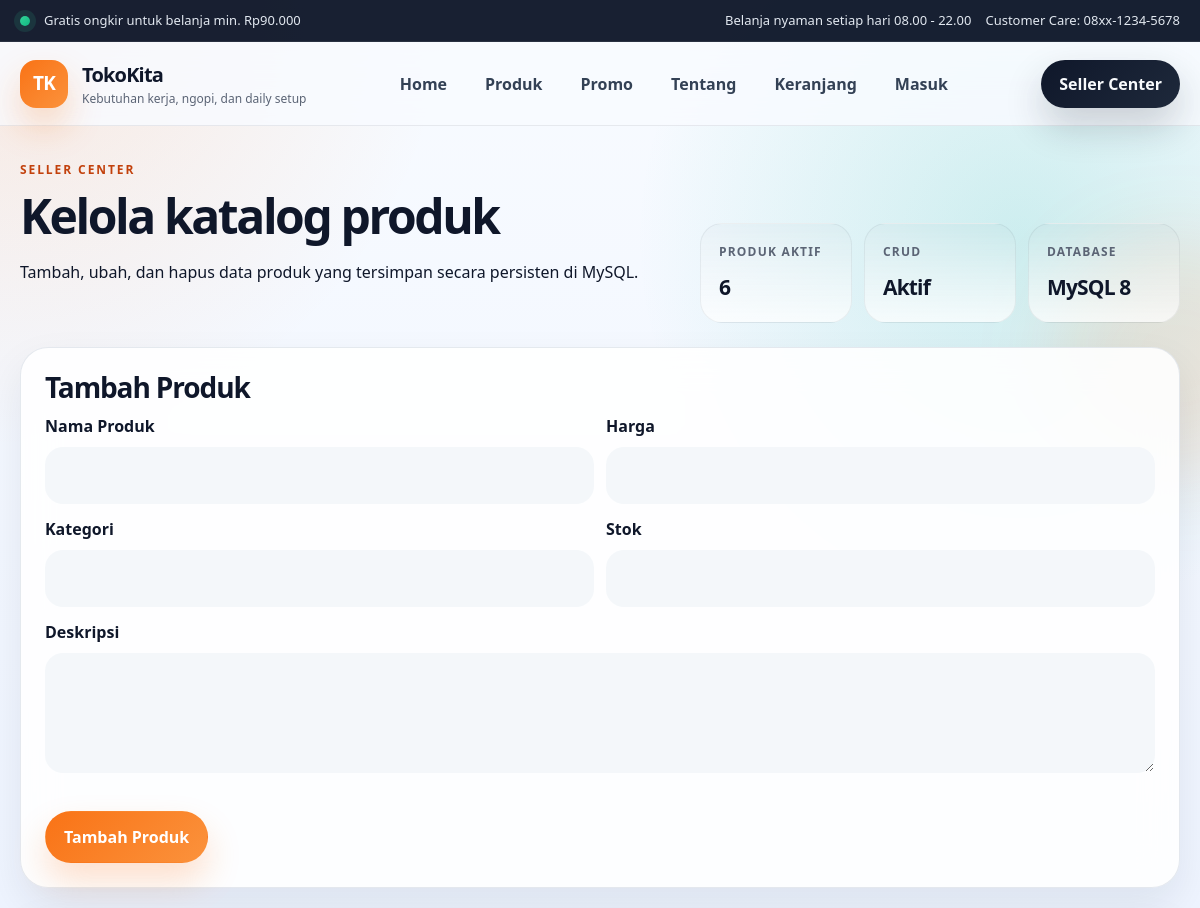
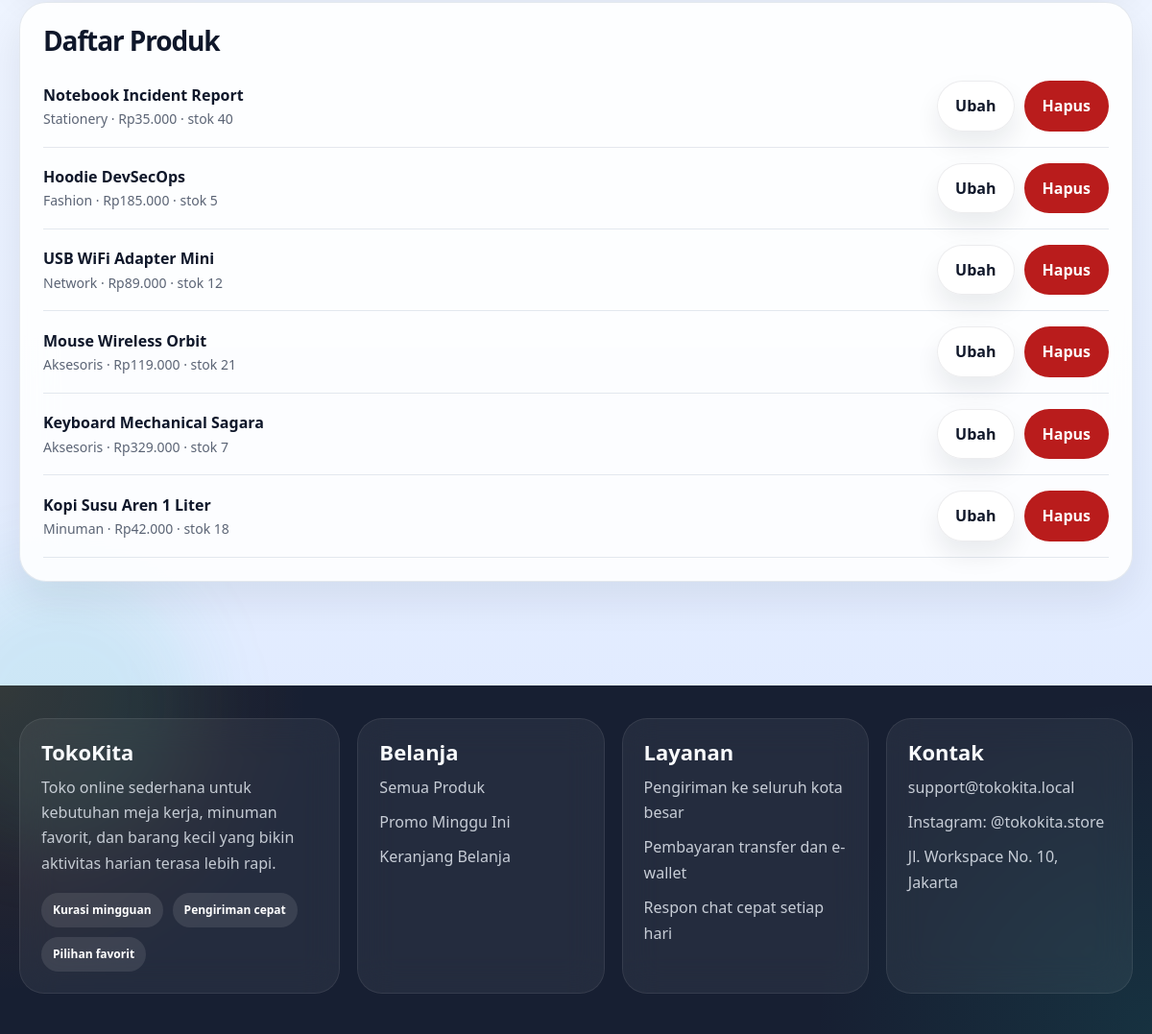
The app's page /admin.php with its own data (2 pictures, top to bottom).
### tables this page shows
CREATE TABLE IF NOT EXISTS products (
    id INT UNSIGNED AUTO_INCREMENT PRIMARY KEY,
    name VARCHAR(150) NOT NULL,
    price DECIMAL(12, 2) UNSIGNED NOT NULL,
    category VARCHAR(100) NOT NULL,
    stock INT UNSIGNED NOT NULL DEFAULT 0,
    description TEXT NOT NULL,
    created_at TIMESTAMP NOT NULL DEFAULT CURRENT_TIMESTAMP,
    updated_at TIMESTAMP NOT NULL DEFAULT CURRENT_TIMESTAMP ON UPDATE CURRENT_TIMESTAMP
);

### src/config/products.php (called while the page is built, shortened)
<?php
function format_rupiah(float $number): string { return 'Rp' . number_format($number, 0, ',', '.'); }

### src/admin.php (the view, shortened to what this page needs)
<?php
require_once __DIR__ . '/config/products.php';
$page_title = 'Seller Center'; $errors = []; $message = ''; $form = ['id' => '', 'name' => '', 'price' => '', 'category' => '', 'stock' => '', 'description' => ''];
try {
    $pdo = database();
    $products = $pdo->query('SELECT id, name, price, category, stock, description FROM products ORDER BY id DESC')->fetchAll();
} catch (RuntimeException|PDOException $exception) { $products = []; $database_error = 'Operasi database belum tersedia. Pastikan service db sehat.'; }
include __DIR__ . '/header.php';
?>
<main class="wrap page"><section class="page-hero"><div class="page-title"><p class="eyebrow">Seller Center</p><h1>Kelola katalog produk</h1><p>Tambah, ubah, dan hapus data produk yang tersimpan secara persisten di MySQL.</p></div><div class="hero-metrics compact"><div class="metric-tile"><span>Produk aktif</span><strong><?= count($products) ?></strong></div><div class="metric-tile"><span>CRUD</span><strong>Aktif</strong></div><div class="metric-tile"><span>Database</span><strong>MySQL 8</strong></div></div></section>
<section class="panel admin-form"><h2><?= $form['id'] ? 'Ubah Produk' : 'Tambah Produk' ?></h2><form method="POST" class="form-grid product-form"><label>Nama Produk<input name="name" value="<?= htmlspecialchars((string) $form['name']) ?>" required></label><label>Harga<input type="number" min="0" step="1" name="price" value="<?= htmlspecialchars((string) $form['price']) ?>" required></label><label>Kategori<input name="category" value="<?= htmlspecialchars((string) $form['category']) ?>" required></label><label>Stok<input type="number" min="0" step="1" name="stock" value="<?= htmlspecialchars((string) $form['stock']) ?>" required></label><label class="full-width">Deskripsi<textarea name="description" required></textarea></label><div class="hero-actions full-width"><button type="submit"><?= $form['id'] ? 'Simpan Perubahan' : 'Tambah Produk' ?></button></div></form></section>
<section class="panel admin-list"><h2>Daftar Produk</h2><?php foreach ($products as $product): ?><article class="admin-product"><div><strong><?= htmlspecialchars($product['name']) ?></strong><span><?= htmlspecialchars($product['category']) ?> · <?= htmlspecialchars(format_rupiah((float) $product['price'])) ?> · stok <?= (int) $product['stock'] ?></span></div><div class="admin-actions"><a class="btn ghost" href="/admin.php?edit=<?= (int) $product['id'] ?>">Ubah</a><form method="POST" onsubmit="return confirm('Hapus produk ini?');"><input type="hidden" name="action" value="delete"><input type="hidden" name="id" value="<?= (int) $product['id'] ?>"><button class="danger-button" type="submit">Hapus</button></form></div></article><?php endforeach; ?></section></main><?php include __DIR__ . '/footer.php'; ?>

### src/header.php (shortened to what this page needs)
<?php
$current_path = parse_url($_SERVER["REQUEST_URI"] ?? "/", PHP_URL_PATH) ?: "/";
$page_slug = strtolower(trim((string) preg_replace("/[^a-z0-9]+/i", "-", $page_title), "-"));
$nav_items = [
    [ "href" => "/", "label" => "Home" ],
    [ "href" => "/products.php", "label" => "Produk" ],
    [ "href" => "/promo.php", "label" => "Promo" ],
    [ "href" => "/info.php", "label" => "Tentang" ],
    [ "href" => "/cart.php", "label" => "Keranjang" ],
    [ "href" => "/login.php", "label" => "Masuk" ],
];
?>
<!DOCTYPE html>
<html lang="id">
<head>
  <link rel="stylesheet" href="/style.css">
</head>
<body class="page-<?= htmlspecialchars($page_slug) ?>">
  <div class="topbar">
    <div class="wrap topbar-inner">
      <div class="topbar-status">
        <span class="status-dot"></span>
        <span>Gratis ongkir untuk belanja min. Rp90.000</span>
      </div>
      <div class="topbar-links">
        <span>Belanja nyaman setiap hari 08.00 - 22.00</span>
        <span>Customer Care: 08xx-1234-5678</span>
      </div>
    </div>
  </div>
  <header class="site-header">
    <div class="wrap nav">
      <a class="brand" href="/">
        <span class="brand-mark">TK</span>
          <span class="brand-copy">
          <strong>TokoKita</strong>
          <small>Kebutuhan kerja, ngopi, dan daily setup</small>
        </span>
      </a>
      <nav class="menu">
        <?php foreach ($nav_items as $item): ?>
          <?php $is_active = $item["href"] === "/" ? $current_path === "/" : $current_path === $item["href"]; ?>
          <a class="<?= $is_active ? "active" : "" ?>" href="<?= htmlspecialchars($item["href"]) ?>">
            <?= htmlspecialchars($item["label"]) ?>
          </a>
        <?php endforeach; ?>
      </nav>
      <a class="header-cta" href="/admin.php">Seller Center</a>
    </div>
  </header>

### src/footer.php
  <footer class="footer">
    <div class="wrap footer-grid">
      <div class="footer-card footer-brand-card">
        <h3>TokoKita</h3>
        <p>Toko online sederhana untuk kebutuhan meja kerja, minuman favorit, dan barang kecil yang bikin aktivitas harian terasa lebih rapi.</p>
        <div class="footer-pills">
          <span>Kurasi mingguan</span>
          <span>Pengiriman cepat</span>
          <span>Pilihan favorit</span>
        </div>
      </div>
      <div class="footer-card">
        <h4>Belanja</h4>
        <div class="footer-links">
          <a href="/products.php">Semua Produk</a>
          <a href="/promo.php">Promo Minggu Ini</a>
          <a href="/cart.php">Keranjang Belanja</a>
        </div>
      </div>
      <div class="footer-card">
        <h4>Layanan</h4>
        <div class="footer-links">
          <span>Pengiriman ke seluruh kota besar</span>
          <span>Pembayaran transfer dan e-wallet</span>
          <span>Respon chat cepat setiap hari</span>
        </div>
      </div>
      <div class="footer-card">
        <h4>Kontak</h4>
        <div class="footer-links">
          <span>support@tokokita.local</span>
          <span>Instagram: @tokokita.store</span>
          <span>Jl. Workspace No. 10, Jakarta</span>
        </div>
      </div>
    </div>
  </footer>
</body>
</html>

### records on screen
products: name "Notebook Incident Report", category "Stationery", price "Rp35.000", stock "40"
products: name "Hoodie DevSecOps", category "Fashion", price "Rp185.000", stock "5"
products: name "USB WiFi Adapter Mini", category "Network", price "Rp89.000", stock "12"
products: name "Mouse Wireless Orbit", category "Aksesoris", price "Rp119.000", stock "21"
products: name "Keyboard Mechanical Sagara", category "Aksesoris", price "Rp329.000", stock "7"
products: name "Kopi Susu Aren 1 Liter", category "Minuman", price "Rp42.000", stock "18"

### other values on screen
$item["label"] "Home"
$item["label"] "Produk"
$item["label"] "Promo"
$item["label"] "Tentang"
$item["label"] "Keranjang"
$item["label"] "Masuk"
count($products) "6"
